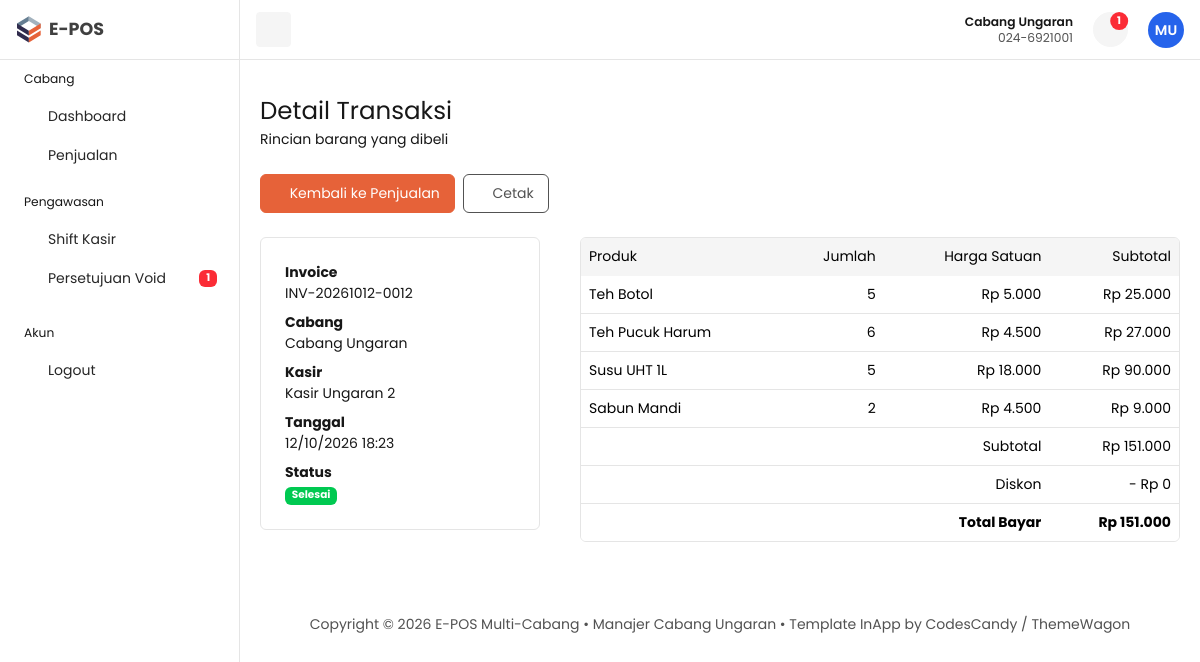
/manajer/index.php?page=detail&id=100 (signed in), run on the app's committed database.
### tables this page shows
CREATE TABLE `branches` (
  `id`          INT NOT NULL AUTO_INCREMENT,
  `nama_cabang` VARCHAR(100) NOT NULL,
  `alamat`      TEXT,
  `telepon`     VARCHAR(20) DEFAULT NULL,
  PRIMARY KEY (`id`)
);

CREATE TABLE `transactions` (
  `id`             INT NOT NULL AUTO_INCREMENT,
  `branch_id`      INT NOT NULL,
  `cashier_id`     INT NOT NULL,
  `invoice_number` VARCHAR(30) NOT NULL,
  `total_bayar`    DECIMAL(15,2) NOT NULL DEFAULT 0.00,
  `diskon`         DECIMAL(15,2) NOT NULL DEFAULT 0.00,
  `tanggal`        DATETIME NOT NULL DEFAULT CURRENT_TIMESTAMP,
  `status`         ENUM('selesai','menunggu_void','void') NOT NULL DEFAULT 'selesai',
  PRIMARY KEY (`id`),
  UNIQUE KEY `invoice_number` (`invoice_number`),
  KEY `fk_trx_branch` (`branch_id`),
  KEY `fk_trx_cashier` (`cashier_id`),
  KEY `idx_trx_tanggal` (`tanggal`),
  CONSTRAINT `fk_trx_branch`  FOREIGN KEY (`branch_id`)  REFERENCES `branches` (`id`),
  CONSTRAINT `fk_trx_cashier` FOREIGN KEY (`cashier_id`) REFERENCES `users` (`id`)
);

CREATE TABLE `users` (
  `id`        INT NOT NULL AUTO_INCREMENT,
  `nama`      VARCHAR(100) NOT NULL,
  `email`     VARCHAR(100) NOT NULL,
  `password`  VARCHAR(255) NOT NULL,
  `role`      ENUM('admin','kasir','manajer') NOT NULL,
  `branch_id` INT DEFAULT NULL,
  PRIMARY KEY (`id`),
  UNIQUE KEY `email` (`email`),
  KEY `fk_users_branch` (`branch_id`),
  CONSTRAINT `fk_users_branch` FOREIGN KEY (`branch_id`) REFERENCES `branches` (`id`)
);

CREATE TABLE `transaction_details` (
  `id`             INT NOT NULL AUTO_INCREMENT,
  `transaction_id` INT NOT NULL,
  `product_id`     INT NOT NULL,
  `jumlah`         INT NOT NULL,
  `harga_satuan`   DECIMAL(15,2) NOT NULL,
  `subtotal`       DECIMAL(15,2) NOT NULL,
  PRIMARY KEY (`id`),
  KEY `fk_det_trx` (`transaction_id`),
  KEY `fk_det_product` (`product_id`),
  CONSTRAINT `fk_det_trx`     FOREIGN KEY (`transaction_id`) REFERENCES `transactions` (`id`) ON DELETE CASCADE,
  CONSTRAINT `fk_det_product` FOREIGN KEY (`product_id`)     REFERENCES `products` (`id`)
);

CREATE TABLE `products` (
  `id`          INT NOT NULL AUTO_INCREMENT,
  `branch_id`   INT NOT NULL,
  `nama_produk` VARCHAR(150) NOT NULL,
  `harga_jual`  DECIMAL(15,2) NOT NULL DEFAULT 0.00,
  `stok`        INT NOT NULL DEFAULT 0,
  PRIMARY KEY (`id`),
  KEY `fk_products_branch` (`branch_id`),
  CONSTRAINT `fk_products_branch` FOREIGN KEY (`branch_id`) REFERENCES `branches` (`id`)
);

### manajer/database/connection.php (called while the page is built, shortened)
<?php
require_once __DIR__ . '/../../login/database/cek_skema.php';
class Database
{
    private $host = "localhost";
    private $username = "root";
    private $password = "";
    private $database = "e-pos";
    public $conn;
    public function __construct()
    {
        try {
            $this->conn = new mysqli(
                $this->host,
                $this->username,
                $this->password,
                $this->database
            );
        } catch (mysqli_sql_exception $ex) {
            eposHentikan('Tidak bisa terhubung ke database "' . $this->database . '". (' . $ex->getMessage() . ')');
        }
        $this->conn->set_charset('utf8mb4');
        eposCekSkema($this->conn);
    }
}

### login/database/cek_skema.php (called while the page is built, shortened)
<?php
function eposCekSkema($conn)
{
    $cek = [
        'branches'            => 'id, nama_cabang, alamat, telepon',
        'users'               => 'id, nama, email, password, role, branch_id',
        'products'            => 'id, branch_id, nama_produk, harga_jual, stok',
        'transactions'        => 'id, branch_id, cashier_id, invoice_number, total_bayar, diskon, tanggal, status',
        'transaction_details' => 'id, transaction_id, product_id, jumlah, harga_satuan, subtotal',
    ];
    foreach ($cek as $tabel => $kolom) {
        try {
            $conn->query("SELECT $kolom FROM $tabel LIMIT 1");
        } catch (mysqli_sql_exception $ex) {
            eposHentikan("Tabel '$tabel' belum ada atau kolomnya tidak sesuai. (" . $ex->getMessage() . ')');
        }
    }
}

### manajer/function/manajer.php (called while the page is built, shortened)
<?php
require_once 'database/connection.php';
class Manajer
{
    private $conn;
    private $branch;
    public function __construct($branch_id)
    {
        $database = new Database();
        $this->conn = $database->conn;
        $this->branch = (int) $branch_id;
    }
    private function all($stmt)
    {
        $stmt->execute();
        return $stmt->get_result()->fetch_all(MYSQLI_ASSOC);
    }
    public function cabang()
    {
        $stmt = $this->conn->prepare("SELECT * FROM branches WHERE id = ?");
        $stmt->bind_param('i', $this->branch);
        $stmt->execute();
        return $stmt->get_result()->fetch_assoc();
    }
    public function jumlahMenungguVoid()
    {
        $stmt = $this->conn->prepare(
            "SELECT COUNT(*) AS n FROM transactions WHERE branch_id = ? AND status = 'menunggu_void'"
        );
        $stmt->bind_param('i', $this->branch);
        $stmt->execute();
        return (int) $stmt->get_result()->fetch_assoc()['n'];
    }
    public function transaksi($id)
    {
        $stmt = $this->conn->prepare(
            "SELECT t.*, u.nama AS nama_kasir, b.nama_cabang
             FROM transactions t
             JOIN users u ON u.id = t.cashier_id
             JOIN branches b ON b.id = t.branch_id
             WHERE t.id = ? AND t.branch_id = ?"
        );
        $stmt->bind_param('ii', $id, $this->branch);
        $stmt->execute();
        return $stmt->get_result()->fetch_assoc();
    }
    public function detail($transaction_id)
    {
        $stmt = $this->conn->prepare(
            "SELECT d.*, p.nama_produk
             FROM transaction_details d JOIN products p ON p.id = d.product_id
             WHERE d.transaction_id = ?"
        );
        $stmt->bind_param('i', $transaction_id);
        return $this->all($stmt);
    }
}

### manajer/pages/detail.php (the view, shortened to what this page needs)
<?php
$id = isset($_GET['id']) ? (int) $_GET['id'] : 0;
$head = $mgr->transaksi($id);
$items = $mgr->detail($id);
$subtotal = 0;
foreach ($items as $it) {
    $subtotal += $it['subtotal'];
}
?>
<div class="d-flex gap-2 mb-4">
    <a href="index.php?page=penjualan" class="btn btn-primary"><i class="ti ti-arrow-left"></i> Kembali ke Penjualan</a>
    <button class="btn btn-outline-secondary" onclick="window.print()"><i class="ti ti-printer"></i> Cetak</button>
</div>
<div class="row">
    <div class="col-lg-4 mb-4">
        <div class="card">
            <div class="card-body p-4">
                <dl class="mb-0">
                    <dt>Invoice</dt><dd><?= e($head['invoice_number']) ?></dd>
                    <dt>Cabang</dt><dd><?= e($head['nama_cabang']) ?></dd>
                    <dt>Kasir</dt><dd><?= e($head['nama_kasir']) ?></dd>
                    <dt>Tanggal</dt><dd><?= e(date('d/m/Y H:i', strtotime($head['tanggal']))) ?></dd>
                    <dt>Status</dt><dd class="mb-0"><?= badgeStatus($head['status']) ?></dd>
                </dl>
            </div>
        </div>
    </div>
    <div class="col-lg-8 mb-4">
        <div class="card table-responsive">
            <table class="table mb-0 text-nowrap">
                <thead class="table-light border-light">
                    <tr>
                        <th>Produk</th>
                        <th class="text-end">Jumlah</th>
                        <th class="text-end">Harga Satuan</th>
                        <th class="text-end">Subtotal</th>
                    </tr>
                </thead>
                <tbody>
                    <?php foreach ($items as $it) { ?>
                        <tr>
                            <td><?= e($it['nama_produk']) ?></td>
                            <td class="text-end"><?= (int) $it['jumlah'] ?></td>
                            <td class="text-end"><?= rupiah($it['harga_satuan']) ?></td>
                            <td class="text-end"><?= rupiah($it['subtotal']) ?></td>
                        </tr>
                    <?php } ?>
                </tbody>
                <tfoot>
                    <tr><td colspan="3" class="text-end">Subtotal</td><td class="text-end"><?= rupiah($subtotal) ?></td></tr>
                    <tr><td colspan="3" class="text-end">Diskon</td><td class="text-end">- <?= rupiah($head['diskon']) ?></td></tr>
                    <tr><td colspan="3" class="text-end fw-bold border-bottom-0">Total Bayar</td><td class="text-end fw-bold border-bottom-0"><?= rupiah($head['total_bayar']) ?></td></tr>
                </tfoot>
            </table>
        </div>
    </div>
</div>

### manajer/index.php (shortened to what this page needs)
<?php
require_once 'function/guard.php';
require_once 'function/manajer.php';
$mgr = new Manajer($BRANCH_ID);
$cabang = $mgr->cabang();
$voidPending = $mgr->jumlahMenungguVoid();
$page = isset($_GET['page']) ? $_GET['page'] : 'dashboard';
$judul = [
    'dashboard' => ['Dashboard Cabang', 'Ringkasan penjualan ' . $cabang['nama_cabang']],
    'penjualan' => ['Penjualan Cabang', 'Daftar transaksi cabang ini'],
    'detail'    => ['Detail Transaksi', 'Rincian barang yang dibeli'],
    'shift'     => ['Penutupan Shift Kasir', 'Rekap kasir per hari'],
    'void'      => ['Persetujuan Void', 'Setujui atau tolak pengajuan void dari kasir'],
];
?>
<!DOCTYPE html>
<html lang="id">
<?php include 'partials/head.php' ?>
<body>
    <?php include 'components/topbar.php' ?>
    <?php include 'components/sidebar.php' ?>
    <main id="content" class="content py-10">
        <div class="container-fluid">
            <div class="row">
                <div class="col-12">
                    <div class="d-flex flex-column flex-md-row justify-content-between align-items-md-center mb-4 gap-3">
                        <div>
                            <h1 class="fs-3 mb-1"><?= e($judul[$page][0]) ?></h1>
                            <p class="mb-0"><?= e($judul[$page][1]) ?></p>
                        </div>
                    </div>
                </div>
            </div>
            <?php
            switch ($page) {
                case 'detail':
                    include 'pages/detail.php';
                    break;
            }
            ?>
            <?php include 'components/footer.php' ?>
        </div>
    </main>
</body>
</html>

### manajer/components/topbar.php (shortened to what this page needs)
<?php require_once __DIR__ . '/../../login/shared.php'; ?>
<nav id="topbar" class="navbar bg-white border-bottom fixed-top topbar px-3">
    <button id="toggleBtn" class="d-none d-lg-inline-flex btn btn-light btn-icon btn-sm ">
        <i class="ti ti-layout-sidebar-left-expand"></i>
    </button>
    <div>
        <ul class="list-unstyled d-flex align-items-center mb-0 gap-1">
            <li class="me-3 d-none d-md-block text-end lh-sm">
                <div class="small fw-semibold"><?= e($cabang['nama_cabang']) ?></div>
                <div class="small text-secondary"><?= e($cabang['telepon']) ?></div>
            </li>
            <li>
                <a class="position-relative btn-icon btn-sm btn-light btn rounded-circle" data-bs-toggle="dropdown"
                    aria-expanded="false" href="#" role="button">
                    <i class="ti ti-bell"></i>
                    <?php if ($voidPending > 0) { ?>
                        <span class="position-absolute top-0 start-100 translate-middle badge rounded-pill bg-danger mt-2 ms-n2">
                            <?= (int) $voidPending ?>
                        </span>
                    <?php } ?>
                </a>
            </li>
            <li class="ms-3 dropdown">
                <a href="#" role="button" data-bs-toggle="dropdown" aria-expanded="false">
                    <?= eposAvatar($_SESSION['user']['nama'], $_SESSION['user']['role'], 36) ?>
                </a>
            </li>
        </ul>
    </div>
</nav>

### manajer/function/guard.php (shortened to what this page needs)
<?php
$BRANCH_ID = (int) $_SESSION['user']['branch_id'];
function e($v)
{
    return htmlspecialchars((string) $v, ENT_QUOTES, 'UTF-8');
}
function rupiah($n)
{
    return 'Rp ' . number_format((float) $n, 0, ',', '.');
}
function badgeStatus($s)
{
    $map = [
        'selesai'       => ['bg-success', 'Selesai'],
        'menunggu_void' => ['bg-warning text-dark', 'Menunggu Void'],
        'void'          => ['bg-danger', 'Void'],
    ];
    $b = isset($map[$s]) ? $map[$s] : ['bg-secondary', $s];
    return '<span class="badge ' . $b[0] . '">' . $b[1] . '</span>';
}

### manajer/components/footer.php
<div class="row">
    <div class="col-12">
        <footer class="text-center py-2 mt-6 text-secondary ">
            <p class="mb-0">Copyright © <?= date('Y') ?> E-POS Multi-Cabang &bull; Manajer <?= e($cabang['nama_cabang']) ?> &bull; Template InApp by CodesCandy / ThemeWagon</p>
        </footer>
    </div>
</div>

### data on the page
branches: nama_cabang "Cabang Ungaran", telepon "024-6921001", nama_cabang "Detail Transaksi", nama_cabang "Rincian barang yang dibeli"
transactions: invoice_number "INV-20261012-0012", branch.nama_cabang "Cabang Ungaran", cashier.nama "Kasir Ungaran 2", tanggal "12/10/2026 18:23", status "Selesai", diskon "Rp 0", total_bayar "Rp 151.000"
transaction_details: product.nama_produk "Teh Botol", jumlah "5", harga_satuan "Rp 5.000", subtotal "Rp 25.000"
transaction_details: product.nama_produk "Teh Pucuk Harum", jumlah "6", harga_satuan "Rp 4.500", subtotal "Rp 27.000"
transaction_details: product.nama_produk "Susu UHT 1L", jumlah "5", harga_satuan "Rp 18.000", subtotal "Rp 90.000"
transaction_details: product.nama_produk "Sabun Mandi", jumlah "2", harga_satuan "Rp 4.500", subtotal "Rp 9.000"

### other printed values
$voidPending "1"
$ini "MU"
rupiah($subtotal) "Rp 151.000"
